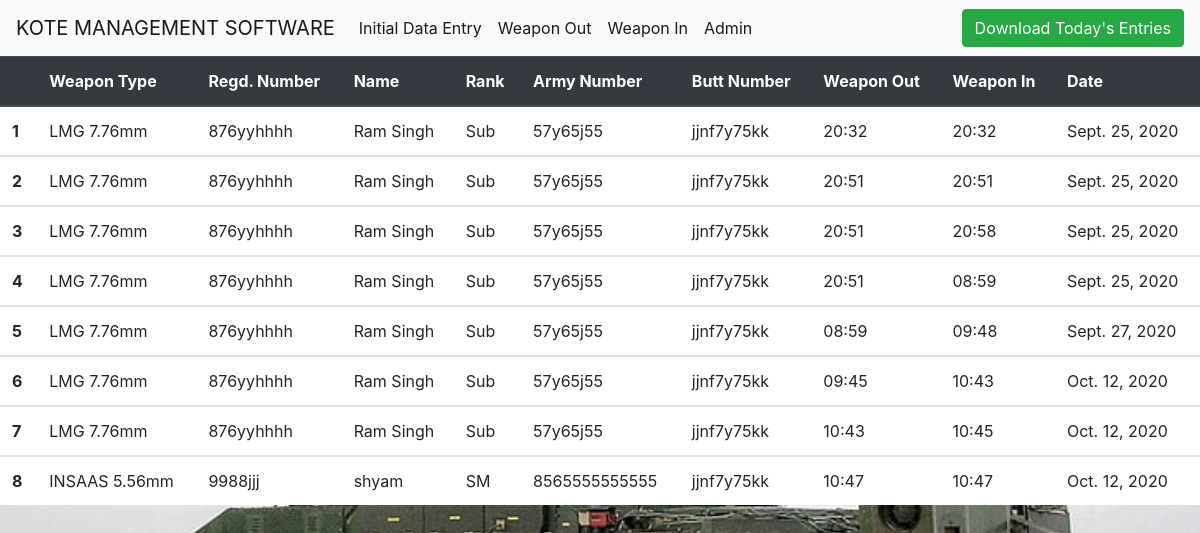
The app's page /iolisting with its own data.
### initial_data_entry/models.py (models this page shows, shortened)
class Attendance(models.Model):
    person = models.ForeignKey(InitialDataEntry,on_delete=models.CASCADE)
    weapon_out = models.CharField(max_length=6)
    weapon_in =  models.CharField(max_length=6, blank=True, null=True)
    date = models.DateField()
    class Meta:
        verbose_name="IN-OUT"

class InitialDataEntry(models.Model):
    army_no = models.CharField(max_length=20, verbose_name='Army Number',null=True, blank=True)
    name = models.CharField(max_length=25,null=True, blank=True)
    rank = models.CharField(choices=RANK_CHOICES,max_length=20,null=True, blank=True)
    i_card_no = models.CharField(max_length=20, verbose_name='I-Card Number',null=True, blank=True)   #I Card No
    trade = models.CharField(max_length=15, choices=TRADE_CHOICES,default="trade",null=True, blank=True)
    company = models.CharField(max_length=15, choices=COY_CHOICES,default="trade",null=True, blank=True)
    pic=models.ImageField(upload_to='profile_image', null=True, blank=True)
    wpn_type = models.CharField(max_length=15, choices = WEAPON_CHOICES, verbose_name='Wpn Type',null=True, blank=True)
    regd_no = models.CharField(max_length=20, verbose_name='Regd. Number',null=True, blank=True)
    butt_no = models.CharField(max_length=20, verbose_name='Butt Number',null=True, blank=True)
    issue_type =   models.CharField(max_length=20, choices = ISSUE_CHOICES,null=True, blank=True)
    class Meta:
        verbose_name="Initial Data Entry"

### initial_data_entry/views.py (the view)
# urls.py: path('iolisting', IssuedWeaponList, name="iolist"),
def IssuedWeaponList(request):
    issued_alloted_wpn = Attendance.objects.all()
    return render(request, 'allissuedlist.html', locals())

### templates/allissuedlist.html (shortened to what this page needs)
{% extends "landing.html" %}
{% block content %}
  <div class="bg bg-white">
      <table class="table">
          <thead class="thead-dark">
            <tr>
              <th scope="col"></th>
              <th scope="col">Weapon Type</th>
              <th scope="col">Regd. Number</th>
              <th scope="col">Name</th>
              <th scope="col">Rank</th>
              <th scope="col">Army Number</th>
              <th scope="col">Butt Number</th>
              <th scope="col">Weapon Out</th>
              <th scope="col">Weapon In</th>
              <th scope="col">Date</th>
            </tr>
          </thead>
          {% if issued_alloted_wpn %}
          {% for c in issued_alloted_wpn %}
          <tbody>
          <th scope="row">{{ forloop.counter }}</th>
              <td>{{ c.person.wpn_type }}</td>
              <td>{{c.person.regd_no}}</td>
              <td>{{c.person.name}}</td>
              <td>{{c.person.rank}}</td>
              <td>{{c.person.army_no}}</td>
              <td>{{c.person.butt_no}}</a></td>
              <td>{{c.weapon_out}}</td>
              <td>{% if c.weapon_in %} {{c.weapon_in}}  {% else %}  <span><a  class="btn btn-danger" style="color:white;" href="{% url 'returnweapon' pk=c.id %}">Weapon In</a> </span> {% endif %} </td>
              <td>{{c.date}}</td>
          </tbody>
          {% endfor %}
          {% else %}
          <p class=" bg bg-white">There are no weapons.</p>
        {% endif %}
      </table>
      </div>
{% endblock %}

### templates/landing.html (shortened to what this page needs)
<!DOCTYPE html>
<html
lang="en">
<head>
    {% load static %}
    <link rel="stylesheet" href="/static/initial_data_entry/css/bootstrap.min.css">
    <link href="/static/initial_data_entry/css/select2.css" rel="stylesheet" />
</head>
<body>
    <nav class="navbar navbar-expand-lg navbar-light bg-light">
        <a class="navbar-brand" href="/iolisting">KOTE MANAGEMENT SOFTWARE</a>
        <div class="collapse navbar-collapse" id="navbarSupportedContent">
          <ul class="navbar-nav mr-auto">
            <li class="nav-item active">
              <a class="nav-link" href="/admin/initial_data_entry/initialdataentry/add/" target="_blank">Initial Data Entry</span></a>
            </li>
            <li class="nav-item active">
              <a class="nav-link" href="/in-out">Weapon Out</a>
            </li>
            <li class="nav-item active">
                <a class="nav-link" href="/today-in-out">Weapon In</a>
              </li>
              <li class="nav-item active">
                <a class="nav-link" href="/admin" target="_blank">Admin</a>
              </li>
          </ul>
          <a class="btn btn-success" style="color:white;" href="{% url 'export_users_csv' %}">Download Today's Entries</a>
        </div>
      </nav>
    {% block content %} {% endblock %}
</body>
</html>

### records on screen
Attendance: person.wpn_type "LMG 7.76mm", person.regd_no "876yyhhhh", person.name "Ram Singh", person.rank "Sub", person.army_no "57y65j55", person.butt_no "jjnf7y75kk", weapon_out "20:32", weapon_in "20:32", date "Sept. 25, 2020"
Attendance: person.wpn_type "LMG 7.76mm", person.regd_no "876yyhhhh", person.name "Ram Singh", person.rank "Sub", person.army_no "57y65j55", person.butt_no "jjnf7y75kk", weapon_out "20:51", weapon_in "20:51", date "Sept. 25, 2020"
Attendance: person.wpn_type "LMG 7.76mm", person.regd_no "876yyhhhh", person.name "Ram Singh", person.rank "Sub", person.army_no "57y65j55", person.butt_no "jjnf7y75kk", weapon_out "20:51", weapon_in "20:58", date "Sept. 25, 2020"
Attendance: person.wpn_type "LMG 7.76mm", person.regd_no "876yyhhhh", person.name "Ram Singh", person.rank "Sub", person.army_no "57y65j55", person.butt_no "jjnf7y75kk", weapon_out "20:51", weapon_in "08:59", date "Sept. 25, 2020"
Attendance: person.wpn_type "LMG 7.76mm", person.regd_no "876yyhhhh", person.name "Ram Singh", person.rank "Sub", person.army_no "57y65j55", person.butt_no "jjnf7y75kk", weapon_out "08:59", weapon_in "09:48", date "Sept. 27, 2020"
Attendance: person.wpn_type "LMG 7.76mm", person.regd_no "876yyhhhh", person.name "Ram Singh", person.rank "Sub", person.army_no "57y65j55", person.butt_no "jjnf7y75kk", weapon_out "09:45", weapon_in "10:43", date "Oct. 12, 2020"
Attendance: person.wpn_type "LMG 7.76mm", person.regd_no "876yyhhhh", person.name "Ram Singh", person.rank "Sub", person.army_no "57y65j55", person.butt_no "jjnf7y75kk", weapon_out "10:43", weapon_in "10:45", date "Oct. 12, 2020"
Attendance: person.wpn_type "INSAAS 5.56mm", person.regd_no "9988jjj", person.name "shyam", person.rank "SM", person.army_no "8565555555555", person.butt_no "jjnf7y75kk", weapon_out "10:47", weapon_in "10:47", date "Oct. 12, 2020"
